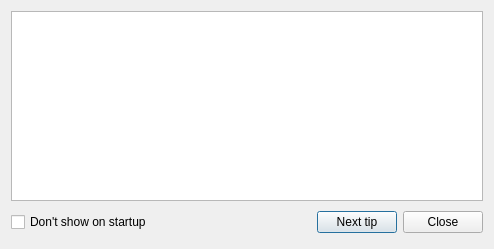
<?xml version="1.0" encoding="UTF-8"?>
<ui version="4.0">
 <class>DidYouKnow</class>
 <widget class="QDialog" name="DidYouKnow">
  <property name="geometry">
   <rect>
    <x>0</x>
    <y>0</y>
    <width>494</width>
    <height>249</height>
   </rect>
  </property>
  <property name="windowTitle">
   <string>Did you know?</string>
  </property>
  <layout class="QVBoxLayout">
   <item>
    <layout class="QVBoxLayout">
     <item>
      <widget class="QTextEdit" name="tipText">
       <property name="readOnly">
        <bool>true</bool>
       </property>
      </widget>
     </item>
     <item>
      <layout class="QHBoxLayout">
       <item>
        <widget class="QCheckBox" name="dontShowCheckBox">
         <property name="text">
          <string>Don't show on startup</string>
         </property>
        </widget>
       </item>
       <item>
        <spacer name="spacer7">
         <property name="orientation">
          <enum>Qt::Horizontal</enum>
         </property>
         <property name="sizeType">
          <enum>QSizePolicy::Expanding</enum>
         </property>
         <property name="sizeHint" stdset="0">
          <size>
           <width>121</width>
           <height>31</height>
          </size>
         </property>
        </spacer>
       </item>
       <item>
        <widget class="QPushButton" name="nextButton">
         <property name="text">
          <string>Next tip</string>
         </property>
        </widget>
       </item>
       <item>
        <widget class="QPushButton" name="closeButton">
         <property name="text">
          <string>Close</string>
         </property>
        </widget>
       </item>
      </layout>
     </item>
    </layout>
   </item>
  </layout>
 </widget>
 <layoutdefault spacing="6" margin="11"/>
 <pixmapfunction>qPixmapFromMimeSource</pixmapfunction>
 <resources/>
 <connections>
  <connection>
   <sender>closeButton</sender>
   <signal>clicked()</signal>
   <receiver>DidYouKnow</receiver>
   <slot>accept()</slot>
   <hints>
    <hint type="sourcelabel">
     <x>20</x>
     <y>20</y>
    </hint>
    <hint type="destinationlabel">
     <x>20</x>
     <y>20</y>
    </hint>
   </hints>
  </connection>
 </connections>
</ui>
